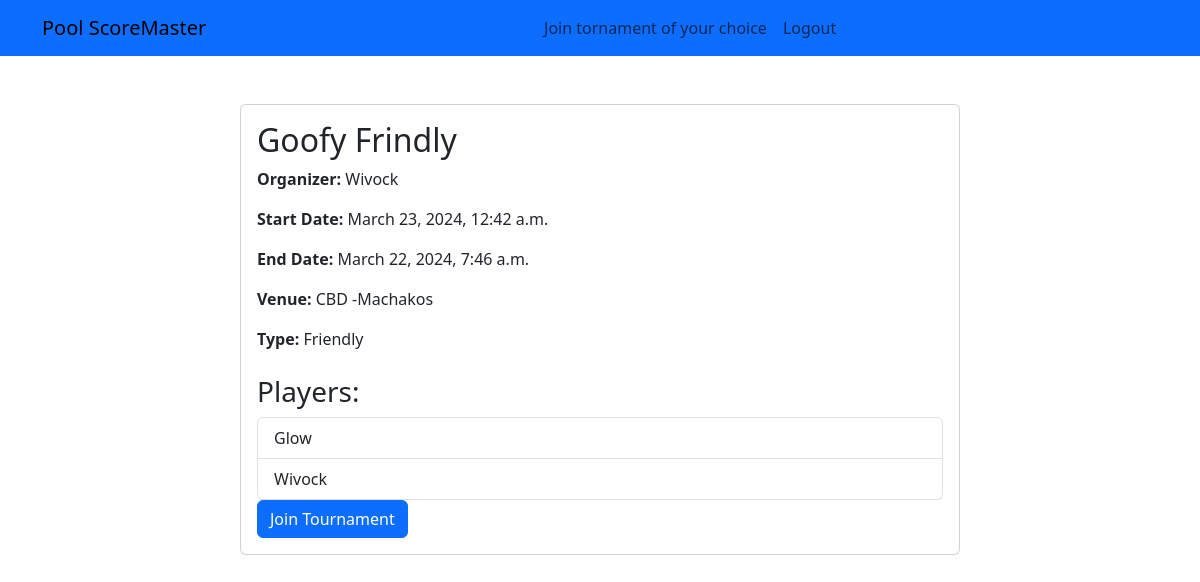
/tournament/4/ (signed in), run on the app's committed database.
### pool_game/models.py (models this page shows)
class Tournament(models.Model):
    name = models.CharField(max_length=100)
    organizer = models.ForeignKey(User, on_delete=models.CASCADE)
    start_date = models.DateTimeField()
    end_date = models.DateTimeField()
    venue = models.CharField(max_length=100, null=True)
    tournament_type = models.CharField(max_length=50, null=True)

class Player(models.Model):
    tournament = models.ForeignKey(Tournament, on_delete=models.CASCADE, related_name='players')
    user = models.ForeignKey(User, on_delete=models.CASCADE)

### pool_game/views.py (the view)
    def wrapper(request, *args, **kwargs):
        if request.user.is_authenticated:
            return view_func(request, *args, **kwargs)
        else:
            messages.error(request, 'You need to login to create a tournament.')
            return redirect(reverse('login'))  # Redirect to the login page

### pool_game/views.py (called while the page is built)
def check_user_login(view_func):
    def wrapper(request, *args, **kwargs):
        if request.user.is_authenticated:
            return view_func(request, *args, **kwargs)
        else:
            messages.error(request, 'You need to login to create a tournament.')
            return redirect(reverse('login'))  # Redirect to the login page
    return wrapper

@check_user_login
def tournament_detail(request, pk):
    tournament = Tournament.objects.get(pk=pk)
    return render(request, 'tournament_detail.html', {'tournament': tournament})

### pool_game/templates/tournament_detail.html (shortened to what this page needs)
{% extends 'base.html' %}
{% block content %}
<div class="container mt-5">
    <div class="row justify-content-center">
        <div class="col-md-8">
            <div class="card">
                <div class="card-body">
                    <h2 class="card-title"> {{ tournament.name }}</h2>
                    <p class="card-text"> <strong>Organizer:</strong> {{ tournament.organizer }}</p>
                    <p class="card-text"> <strong>Start Date:</strong> {{ tournament.start_date }}</p>
                    <p class="card-text"> <strong>End Date:</strong> {{ tournament.end_date }}</p>
                    <p class="card-text"> <strong>Venue:</strong> {{ tournament.venue }}</p>
                    <p class="card-text"> <strong>Type:</strong> {{ tournament.tournament_type }}</p>
                    <h3 class="mt-4"> Players:</h3>
                    <ul class="list-group">
                        {% for player in tournament.players.all %}
                        <li class="list-group-item"> {{ player.user.username }}</li>
                        {% empty %}
                        <li class="list-group-item">No players registered yet.</li>
                        {% endfor %}
                    </ul>
                    <a href="{% url 'join_tournament' tournament.id %}" class="btn btn-primary"> Join Tournament</a>
                </div>
            </div>
        </div>
    </div>
</div>
{% endblock %}

### data on the page
Tournament: name "Goofy Frindly", organizer "Wivock", start_date "March 23, 2024, 12:42 a.m.", end_date "March 22, 2024, 7:46 a.m.", venue "CBD -Machakos", tournament_type "Friendly"
Player: user.username "Glow"
Player: user.username "Wivock"
